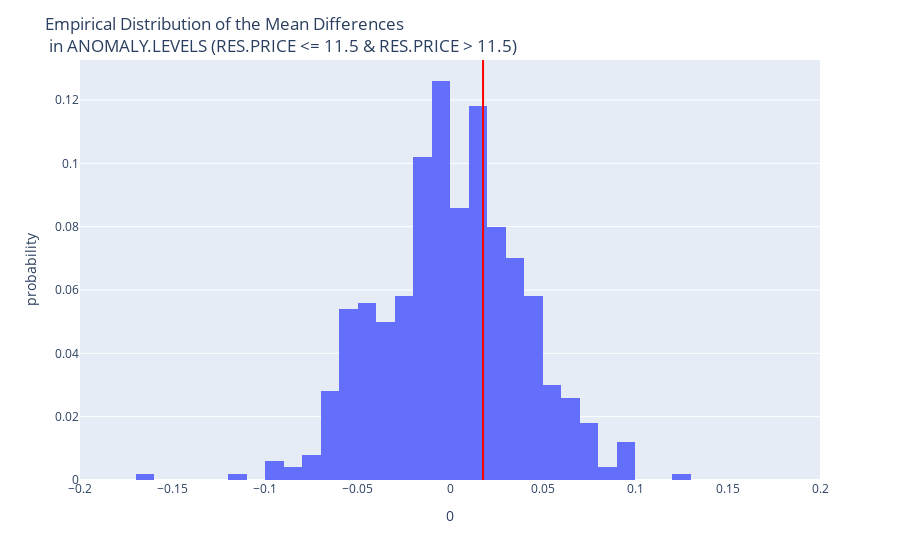

Write notebook code for a chart like this one.
### Markdown cell above
### Conclusion

After permutating and shuffling the groups 500 times. We have our observed statistic as well as our simulated difference. By plotting a histogram of the simulated differences against the actauly observed statistic we can answer our question from before.

### Code cell
fig = px.histogram(
    pd.DataFrame(differences), x=0, nbins=50, histnorm='probability', 
    title='Empirical Distribution of the Mean Differences <br> in ANOMALY.LEVELS (RES.PRICE <= 11.5 & RES.PRICE > 11.5)')
fig.add_vline(x=observed_difference, line_color='red')
fig.update_layout(xaxis_range=[-0.2, 0.2], margin=dict(t=60))

### Figure 1 — Plotly figure (JSON) as saved in the notebook; plotly's stock layout.template omitted (floating-point values rounded to 4 significant figures; data arrays with more than 128 entries replaced by an {"elided": "..."} marker saying what was removed)
{"data": [{"alignmentgroup": "True", "bingroup": "x", "histnorm": "probability", "hovertemplate": "0=%{x}<br>probability=%{y}<extra></extra>", "legendgroup": "", "marker": {"color": "#636efa", "pattern": {"shape": ""}}, "name": "", "nbinsx": 50, "offsetgroup": "", "orientation": "v", "showlegend": false, "type": "histogram", "x": {"elided": "500 float values"}, "xaxis": "x", "yaxis": "y"}], "layout": {"barmode": "relative", "legend": {"tracegroupgap": 0}, "margin": {"t": 60}, "shapes": [{"line": {"color": "red"}, "type": "line", "x0": 0.01787, "x1": 0.01787, "xref": "x", "y0": 0, "y1": 1, "yref": "y domain"}], "title": {"text": "Empirical Distribution of the Mean Differences <br> in ANOMALY.LEVELS (RES.PRICE <= 11.5 & RES.PRICE > 11.5)"}, "xaxis": {"anchor": "y", "domain": [0, 1], "range": [-0.2, 0.2], "title": {"text": "0"}}, "yaxis": {"anchor": "x", "domain": [0, 1], "title": {"text": "probability"}}}}
